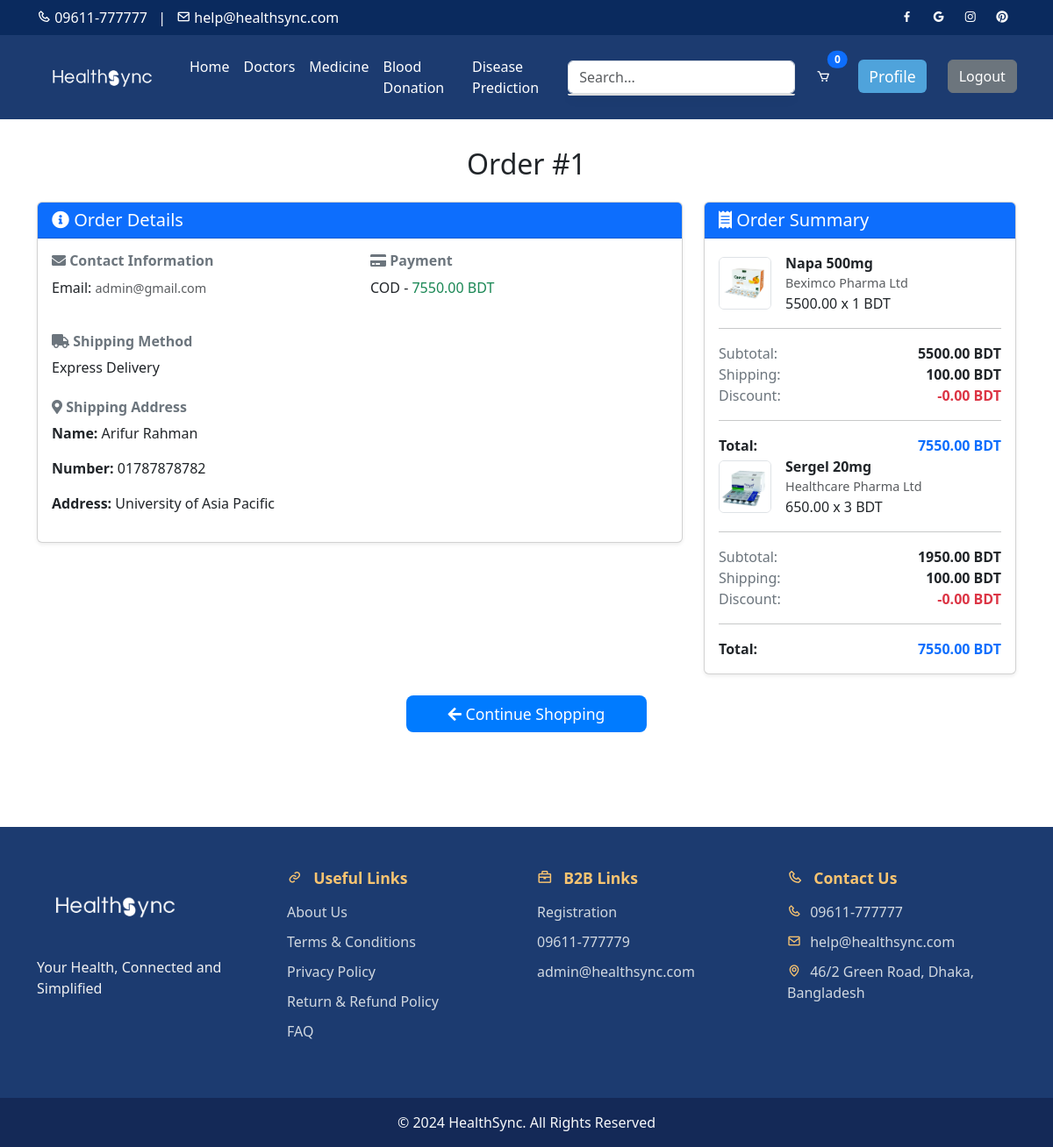
/order-confirmation/1/ (signed in), run on the app's committed database.
### core/models.py (models this page shows, shortened)
class Order(models.Model):
    DELIVERY_METHOD_CHOICES = [
        ('Home Delivery', 'Home Delivery (1-2 Days)'),
        ('Express Delivery', 'Express Delivery (1-2 Hours)'),
    ]
    PAYMENT_METHOD_CHOICES = [
        ('COD', 'Cash on Delivery'),
        ('Online Payment', 'Online Payment (bKash, Nagad, Credit/Debit Card)'),
    ]
    STATUS_CHOICES = [
        ('Pending', 'Pending'),
        ('Confirmed', 'Confirmed'),
        ('Shipped', 'Shipped'),
        ('Delivered', 'Delivered'),
        ('Canceled', 'Canceled'),
        ('Refunded', 'Refunded'),
    ]
    user = models.ForeignKey(User, on_delete=models.CASCADE)
    full_name = models.CharField(max_length=255)
    address = models.CharField(max_length=255)
    phone_number = models.CharField(max_length=15)
    delivery_method = models.CharField(max_length=20, choices=DELIVERY_METHOD_CHOICES, default='Home Delivery')
    payment_method = models.CharField(max_length=20, choices=PAYMENT_METHOD_CHOICES, default='COD')
    delivery_fee = models.DecimalField(max_digits=10, decimal_places=2)
    discount = models.DecimalField(max_digits=10, decimal_places=2, default=Decimal('0.00'))
    total_amount = models.DecimalField(max_digits=10, decimal_places=2)
    created_at = models.DateTimeField(auto_now_add=True)
    status = models.CharField(max_length=20, choices=STATUS_CHOICES, default='Pending')

class OrderItem(models.Model):
    order = models.ForeignKey(Order, on_delete=models.CASCADE, related_name='items')
    product = models.ForeignKey(Product, on_delete=models.CASCADE)
    quantity = models.PositiveIntegerField()
    item_total = models.DecimalField(max_digits=10, decimal_places=2)

class Product(models.Model):
    IN_STOCK = 'In Stock'
    OUT_OF_STOCK = 'Out of Stock'
    AVAILABILITY_CHOICES = [
        (IN_STOCK, 'In Stock'),
        (OUT_OF_STOCK, 'Out of Stock'),
    ]
    TABLET = 'Tablet'
    SYRUP = 'Syrup'
    INJECTION = 'Injection'
    FORM_CHOICES = [
        (TABLET, 'Tablet'),
        (SYRUP, 'Syrup'),
        (INJECTION, 'Injection'),
    ]
    name = models.CharField(max_length=200)
    sku = models.CharField(max_length=50, unique=True)
    price = models.DecimalField(max_digits=10, decimal_places=2, db_index=True, validators=[MinValueValidator(0)])
    original_price = models.DecimalField(max_digits=10, decimal_places=2, blank=True, null=True,
                                         validators=[MinValueValidator(0)])
    short_description = models.TextField()
    form = models.CharField(max_length=50, choices=FORM_CHOICES, db_index=True)
    pack_size = models.CharField(max_length=50)
    manufacturer = models.ForeignKey(Manufacturer, on_delete=models.CASCADE, db_index=True)
    availability = models.CharField(max_length=20, choices=AVAILABILITY_CHOICES, db_index=True)
    description = models.TextField()
    directions = models.TextField()
    warnings = models.TextField()
    image = models.ImageField(upload_to='product_images/')

class Manufacturer(models.Model):
    name = models.CharField(max_length=100)
    phone_number = models.CharField(max_length=15)
    address = models.CharField(max_length=255, blank=True, null=True)

### core/views.py (the view)
# urls.py: path('order-confirmation/<int:order_id>/', views.order_confirmation, name='order_confirmation'),  # Order confirmation page
@login_required(login_url='request_otp')
def order_confirmation(request, order_id):
    order = get_object_or_404(Order, id=order_id)
    if order.user != request.user:
        messages.error(request, "You do not have permission to view this order.")
        return redirect('home')
    return render(request, 'order_confirmation.html', {'order': order})

### core/templates/order_confirmation.html (shortened to what this page needs)
{% extends "base.html" %}
{% block content %}
<div class="container py-5">
    <h2 class="text-center mb-4">Order #{{ order.id }}</h2>
    <div class="row">
        <div class="col-md-8">
            <div class="card shadow-sm mb-4">
                <div class="card-header bg-primary text-white">
                    <h5 class="mb-0"><i class="fas fa-info-circle"></i> Order Details</h5>
                </div>
                <div class="card-body">
                    <div class="row mb-4">
                        <div class="col-md-6">
                            <h6 class="fw-bold text-secondary"><i class="fas fa-envelope"></i> Contact Information</h6>
                            <p>Email: <span class="text-muted">{{ order.user.email }}</span></p>
                        </div>
                        <div class="col-md-6">
                            <h6 class="fw-bold text-secondary"><i class="fas fa-credit-card"></i> Payment</h6>
                            <p>{{ order.payment_method }} - <span class="text-success">{{ order.total_amount }} BDT</span></p>
                        </div>
                    </div>
                    <div class="mb-4">
                        <h6 class="fw-bold text-secondary"><i class="fas fa-truck"></i> Shipping Method</h6>
                        <p>{{ order.delivery_method }}</p>
                    </div>
                    <div>
                        <h6 class="fw-bold text-secondary"><i class="fas fa-map-marker-alt"></i> Shipping Address</h6>
                        <p><strong>Name:</strong> {{ order.full_name }}</p>
                        <p><strong>Number:</strong> {{ order.phone_number }}</p>
                        <p><strong>Address:</strong> {{ order.address }}</p>
                    </div>
                </div>
            </div>
        </div>
        <div class="col-md-4">
            <div class="card shadow-sm">
                <div class="card-header bg-primary text-white">
                    <h5 class="mb-0"><i class="fas fa-receipt"></i> Order Summary</h5>
                </div>
                <div class="card-body">
                    {% for item in order.items.all %}
                    <div class="d-flex mb-3 align-items-center">
                        <img src="{{ item.product.image.url }}" alt="{{ item.product.name }}" class="img-fluid rounded me-3 border" style="width: 60px; height: 60px;">
                        <div>
                            <strong>{{ item.product.name }}</strong>
                            <p class="mb-0 text-muted">{{ item.product.manufacturer.name }}</p>
                            <p class="mb-0">{{ item.product.price }} x {{ item.quantity }} BDT</p>
                        </div>
                    </div>
                    <hr>
                    <div class="d-flex justify-content-between">
                        <span class="text-secondary">Subtotal:</span>
                        <strong>{{ item.item_total|floatformat:2 }} BDT</strong>
                    </div>
                    <div class="d-flex justify-content-between">
                        <span class="text-secondary">Shipping:</span>
                        <strong>{{ order.delivery_fee|floatformat:2 }} BDT</strong>
                    </div>
                    <div class="d-flex justify-content-between">
                        <span class="text-secondary">Discount:</span>
                        <strong class="text-danger">-{{ order.discount|floatformat:2 }} BDT</strong>
                    </div>
                    <hr>
                    <div class="d-flex justify-content-between">
                        <span class="fw-bold text-dark">Total:</span>
                        <strong class="text-primary">{{ order.total_amount|floatformat:2 }} BDT</strong>
                    </div>
                    {% endfor %}
                </div>
            </div>
        </div>
    </div>
    <div class="d-flex justify-content-center mt-4">
        <a href="{% url 'home' %}" class="btn btn-primary btn-lg px-5 py-2"><i class="fas fa-arrow-left"></i> Continue Shopping</a>
    </div>
</div>
<link rel="stylesheet" href="https://cdnjs.cloudflare.com/ajax/libs/font-awesome/5.15.4/css/all.min.css">
{% endblock %}

### core/templates/base.html (style rules this page uses)
body, html { display: flex; flex-direction: column; min-height: 100vh; margin: 0; }

### core/templates/order_confirmation.html (style rules this page uses)
.card-header { background-color: #007bff; color: white; font-weight: bold; }
.text-muted { font-size: 0.9rem; }
.btn-primary { background-color: #007bff; border: none; font-size: 1.1rem; }
.text-primary { color: #007bff; font-weight: bold; }
.text-secondary { color: #6c757d; }
.text-success { color: #28a745; }
.fw-bold { font-weight: 600; }
.border { border: 1px solid #ddd; border-radius: 5px; }

### data on the page
Order: id "1", user.email "admin@gmail.com", payment_method "COD", total_amount "7550.00", delivery_method "Express Delivery", full_name "Arifur Rahman", phone_number "01787878782", address "University of Asia Pacific", delivery_fee "100.00", discount "0.00"
OrderItem: product.image (picture), product.name "Napa 500mg", product.manufacturer.name "Beximco Pharma Ltd", product.price "5500.00", quantity "1", item_total "5500.00"
OrderItem: product.image (picture), product.name "Sergel 20mg", product.manufacturer.name "Healthcare Pharma Ltd", product.price "650.00", quantity "3", item_total "1950.00"
